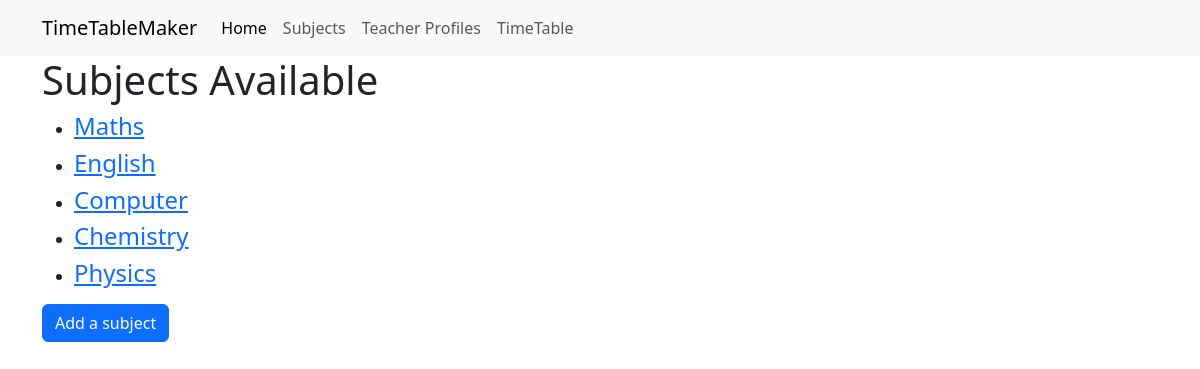
/TimeTableMaker/subjects_list/, run on the app's committed database.
### TimeTableApp/models.py (models this page shows)
class Subjects(models.Model):
    Subjects_available = (
        ('Maths','Maths'),
        ('English','English'),
        ('Computer','Computer'),
        ('Chemistry','Chemistry'),
        ('Physics','Physics'),
        ('Test Subject','Test Subject'),
    )
    subject_name = models.CharField(max_length = 256,choices = Subjects_available,unique=True)
    def  __str__(self):
        return str(self.subject_name)

### TimeTableApp/views.py (the view)
# urls.py: path('subjects_list/',views.SubjectsListView.as_view(),name='subject_list'),
class SubjectsListView(ListView):
    model = models.Subjects
    template_name = 'TimeTableApp/Subjects_model/subject_list.html'
    context_object_name = 'subjects'

### TimeTableApp/templates/TimeTableApp/Subjects_model/subject_list.html
{% extends 'base.html' %}
{% block body_block %}
  <h1>Subjects Available</h1>
  <ul>
    {% for subject in subjects %}
    <li><h4><a href="{{subject.id}}/subjects_detail">{{subject}}</a></h4></li>
    {% endfor %}
  </ul>
<a class="btn btn-primary" href="{% url 'TimeTableApp:create_subject' %}">Add a subject</a>
{% endblock %}

### data on the page
Subjects: subject_name "Maths"
Subjects: subject_name "English"
Subjects: subject_name "Computer"
Subjects: subject_name "Chemistry"
Subjects: subject_name "Physics"
